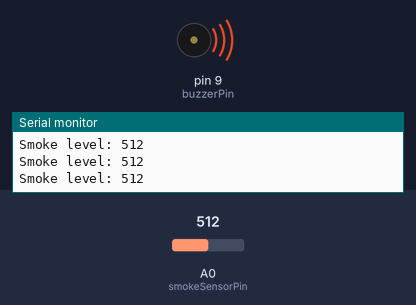
This sketch was run on a simulated Arduino Uno, built with avr-gcc and run on an emulated ATmega328P. Shown: buzzer (waves = sounding), the last lines printed to the serial monitor. The test bench sets the inputs (shaded band); at power-on: A0 (smokeSensorPin) = 512.

Above: at 1.3 s.
1.4 s: A0 (smokeSensorPin) set to 316
2.9 s: A0 (smokeSensorPin) set to 284
At 3.3 s:
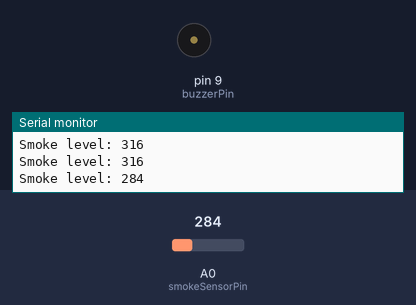
4.5 s: A0 (smokeSensorPin) set to 306
At 5.7 s:
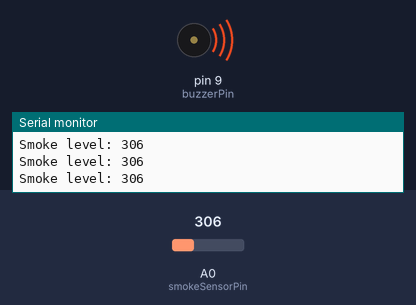
6.0 s: A0 (smokeSensorPin) set to 290
At 6.9 s:
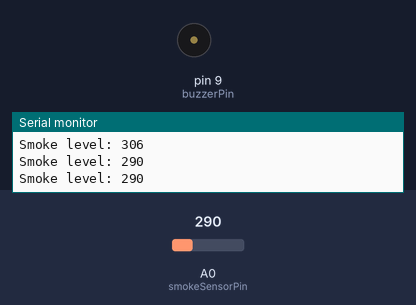
Timing chart, 0 to 8.5 s (numbered marks = the images above; inputs shaded):
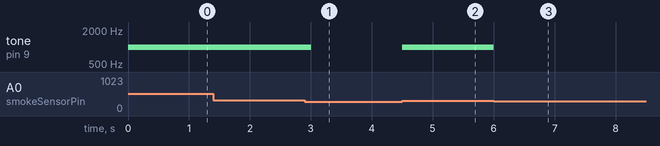

Measured:
- the behaviour switches between 301 and 300 on A0 (smokeSensorPin) (found by bisection; images 0 and 1)
- after the input at 2.9 s, tone on pin 9 (buzzerPin): 1000 Hz → silent after 0.10 s
- after the input at 4.5 s, tone on pin 9 (buzzerPin): silent → 1000 Hz at once
- after the input at 6.0 s, tone on pin 9 (buzzerPin): 1000 Hz → silent at once

The sketch:

datchik_zadimleniya.ino
```cpp
// Определяем пины
const int smokeSensorPin = A0;  // Аналоговый пин для датчика задымления
const int buzzerPin = 9;         // Цифровой пин для зумера

// Порог задымления (нужно калибровать для вашего датчика)
const int smokeThreshold = 300;  // Измените это значение на основании ваших тестов

void setup() {
  // Настройка пинов
  pinMode(smokeSensorPin, INPUT);
  pinMode(buzzerPin, OUTPUT);

  // Инициализация последовательного монитора
  Serial.begin(9600);
}

void loop() {
  // Считываем данные с датчика
  int smokeLevel = analogRead(smokeSensorPin);

  // Печатаем данные о задымлении в монитор для отладки
  Serial.print("Smoke level: ");
  Serial.println(smokeLevel);

  // Если уровень задымления превышает порог, включаем зумер
  if (smokeLevel > smokeThreshold) {
    tone(buzzerPin, 1000);  // Включаем зумер с частотой 1000 Гц
  } else {
    noTone(buzzerPin);       // Выключаем зумер
  }

  // Задержка для стабильности
  delay(500);
}
```
